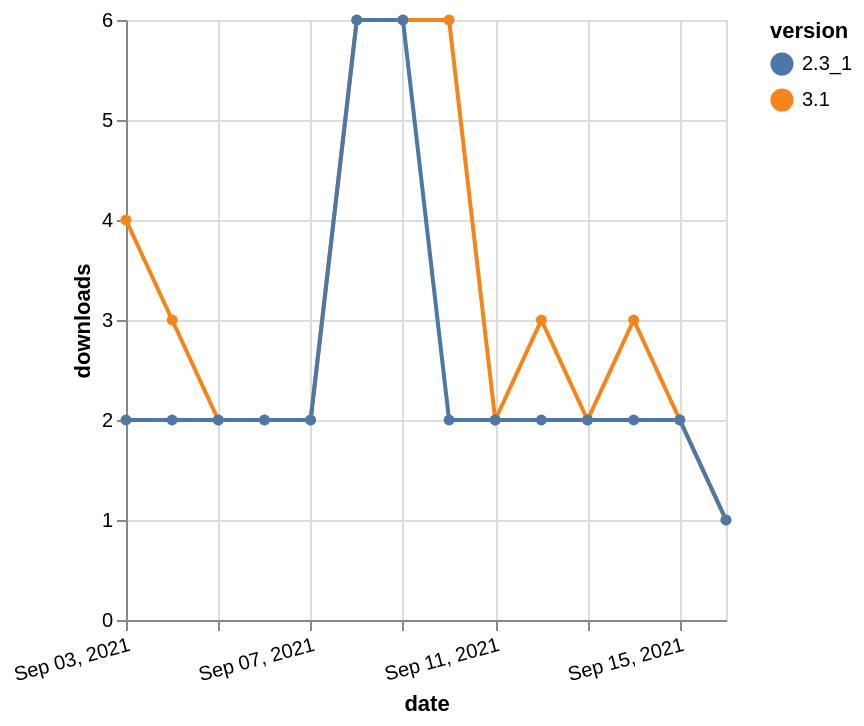

Vega-Lite specification for this chart:
### Vega-Lite specification from a JSON file in a GitHub repository (floating-point values rounded to 4 significant figures)
{"$schema": "https://vega.github.io/schema/vega-lite/v5.json", "description": "A simple bar chart with embedded data.", "data": {"values": [{"date": "2021-09-03", "total": 2975, "delta": 4, "version": "3.1"}, {"date": "2021-09-04", "total": 2978, "delta": 3, "version": "3.1"}, {"date": "2021-09-05", "total": 2980, "delta": 2, "version": "3.1"}, {"date": "2021-09-06", "total": 2982, "delta": 2, "version": "3.1"}, {"date": "2021-09-07", "total": 2984, "delta": 2, "version": "3.1"}, {"date": "2021-09-08", "total": 2990, "delta": 6, "version": "3.1"}, {"date": "2021-09-09", "total": 2996, "delta": 6, "version": "3.1"}, {"date": "2021-09-10", "total": 3002, "delta": 6, "version": "3.1"}, {"date": "2021-09-11", "total": 3004, "delta": 2, "version": "3.1"}, {"date": "2021-09-12", "total": 3007, "delta": 3, "version": "3.1"}, {"date": "2021-09-13", "total": 3009, "delta": 2, "version": "3.1"}, {"date": "2021-09-14", "total": 3012, "delta": 3, "version": "3.1"}, {"date": "2021-09-15", "total": 3014, "delta": 2, "version": "3.1"}, {"date": "2021-09-16", "total": 3015, "delta": 1, "version": "3.1"}, {"date": "2021-09-03", "total": 15480, "delta": 2, "version": "2.3_1"}, {"date": "2021-09-04", "total": 15482, "delta": 2, "version": "2.3_1"}, {"date": "2021-09-05", "total": 15484, "delta": 2, "version": "2.3_1"}, {"date": "2021-09-06", "total": 15486, "delta": 2, "version": "2.3_1"}, {"date": "2021-09-07", "total": 15488, "delta": 2, "version": "2.3_1"}, {"date": "2021-09-08", "total": 15494, "delta": 6, "version": "2.3_1"}, {"date": "2021-09-09", "total": 15500, "delta": 6, "version": "2.3_1"}, {"date": "2021-09-10", "total": 15502, "delta": 2, "version": "2.3_1"}, {"date": "2021-09-11", "total": 15504, "delta": 2, "version": "2.3_1"}, {"date": "2021-09-12", "total": 15506, "delta": 2, "version": "2.3_1"}, {"date": "2021-09-13", "total": 15508, "delta": 2, "version": "2.3_1"}, {"date": "2021-09-14", "total": 15510, "delta": 2, "version": "2.3_1"}, {"date": "2021-09-15", "total": 15512, "delta": 2, "version": "2.3_1"}, {"date": "2021-09-16", "total": 15513, "delta": 1, "version": "2.3_1"}]}, "width": "container", "mark": {"type": "line", "point": {"filled": true}}, "encoding": {"x": {"field": "date", "type": "temporal", "timeUnit": "yearmonthdate", "title": "date", "axis": {"labelAngle": -15}}, "y": {"field": "delta", "type": "quantitative", "title": "downloads"}, "color": {"field": "version", "type": "nominal"}, "tooltip": {"field": "delta"}}}
